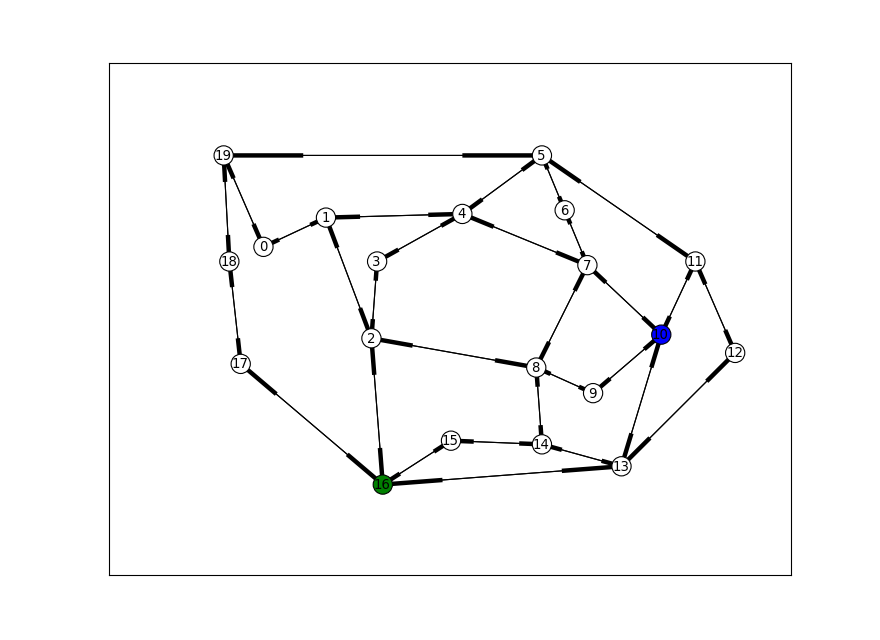

Python code for this plot:
import picos as pic
import networkx as nx

#number of nodes
N=20

#Generate a graph with LCF notation (you can change the values below to obtain another graph!)
#We use this deterministic generator in order to have a constant inuput for doctest.
G=nx.LCF_graph(N,[1,3,14],5)
G=nx.DiGraph(G) #edges are bidirected

#generate edge capacities
c={}
for i,e in enumerate(G.edges()):
        c[e]=((-2)**i)%17 #an arbitrary sequence of numbers


#-------------#
#   min cut   #
#-------------#

mincut=pic.Problem()

#source and sink nodes
s=16
t=10

#convert the capacities as a picos expression
cc=pic.new_param('c',c)

#cut variable
d={}
for e in G.edges():
        d[e]=mincut.add_variable('d[{0}]'.format(e),1)
        
#potentials
p=mincut.add_variable('p',N)

#potential inequality
mincut.add_list_of_constraints(
        [d[i,j] > p[i]-p[j]
        for (i,j) in G.edges()],        #list of constraints
        ['i','j'],'edges')              #indices and set they belong to

#one-potential at source
mincut.add_constraint(p[s]==1)
#zero-potential at sink
mincut.add_constraint(p[t]==0)
#nonnegativity
mincut.add_constraint(p>0)
mincut.add_list_of_constraints(
        [d[e]>0 for e in G.edges()],    #list of constraints
        [('e',2)],                      #e is a double index (origin and desitnation of the edges)
        'edges'                         #set the index belongs to
        )

#objective
mincut.set_objective('min',
                     pic.sum([c[e]*d[e] for e in G.edges()],
                             [('e',2)],'edges')
                     )
        
print mincut
mincut.solve(verbose=0)

cut=[e for e in G.edges() if d[e].value[0]==1]

#display the graph
import pylab
fig=pylab.figure(figsize=(11,8))


node_colors=['w']*N
node_colors[s]='g' #source is green
node_colors[t]='b' #sink is blue


#a Layout for which the graph is planar (or use pos=nx.spring_layout(G) with another graph)
pos={
 0: (0.07, 0.7),
 1: (0.18, 0.78),
 2: (0.26, 0.45),
 3: (0.27, 0.66),
 4: (0.42, 0.79),
 5: (0.56, 0.95),
 6: (0.6,  0.8),
 7: (0.64, 0.65),
 8: (0.55, 0.37),
 9: (0.65, 0.3),
 10:(0.77, 0.46),
 11:(0.83, 0.66),
 12:(0.90, 0.41),
 13:(0.70, 0.1),
 14:(0.56, 0.16),
 15:(0.40, 0.17),
 16:(0.28, 0.05),
 17:(0.03, 0.38),
 18:(0.01, 0.66),
 19: (0, 0.95)}
 
 
#edges (not in the cut)
nx.draw_networkx(G,pos,
                edgelist=[e for e in G.edges() if e not in cut],
                node_color=node_colors)

#edges of the cut
nx.draw_networkx_edges(G,pos,
                edgelist=cut,
                edge_color='r')
                
#hide axis
fig.gca().axes.get_xaxis().set_ticks([])
fig.gca().axes.get_yaxis().set_ticks([])
                
pylab.show()
